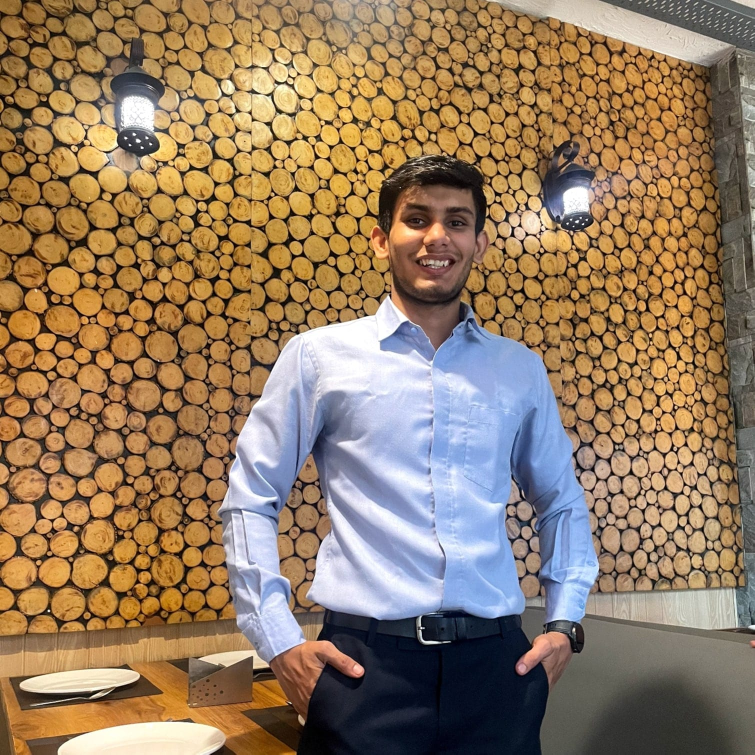
#> input picture tarun.jpeg, 1509 x 1509 px (shown at 1/2 size)
$ python opencv_Day_11.py
#> lines starting #> are read from the running program, lines starting #| are printed output that depends on the picture
# Importing necessary libraries
import cv2
import numpy as np

# Read the first image
img = cv2.imread('tarun.jpeg')
#> img is the input picture: shape (1509, 1509, 3); mean B, G, R 97.3, 123.5, 147.8
# Resize the first image to 512x512 pixels
img = cv2.resize(img, (512, 512))
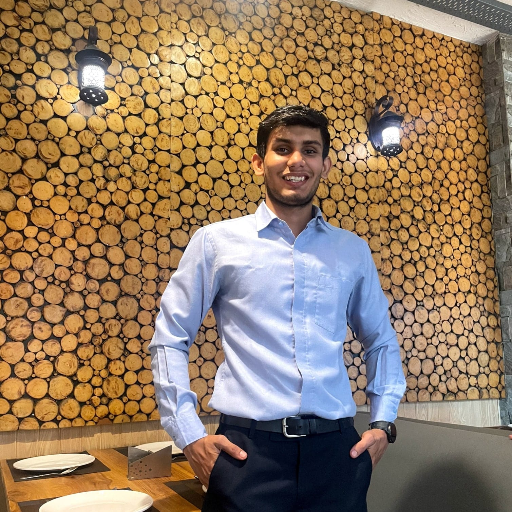
#> img: shape (512, 512, 3); mean B, G, R 97.1, 123.4, 147.7

# Read the second image
img2 = cv2.imread('nitin.jpeg')
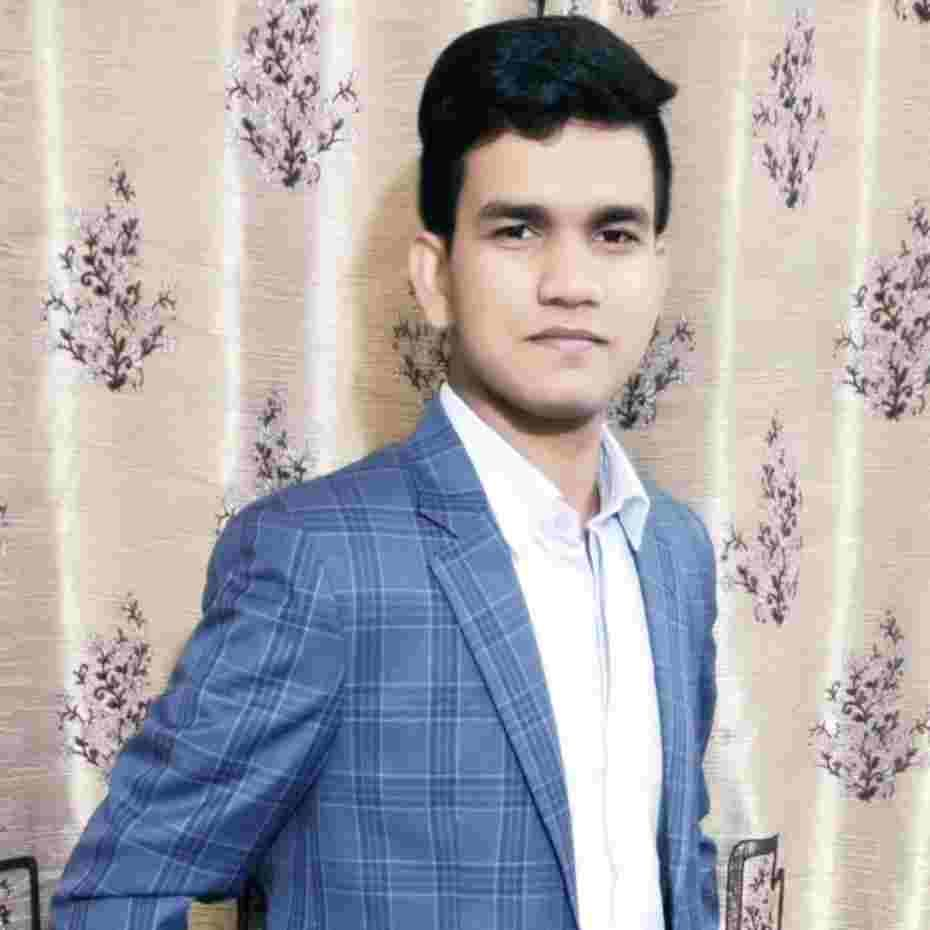
#> input picture nitin.jpeg, 930 x 930 px
#> img2 is the input picture: shape (930, 930, 3); mean B, G, R 173.4, 169.1, 172.7
# Resize the second image to 512x512 pixels
img2 = cv2.resize(img2, (512, 512))
#> img2: shape (512, 512, 3)

#bitand=cv2.bitwise_and(img,img2)
#bitor=cv2.bitwise_or(img,img2)
# Perform bitwise NOT operation on the first image
bitnot=cv2.bitwise_not(img)
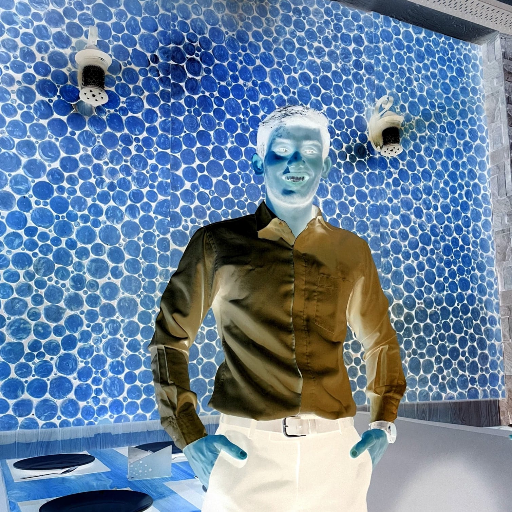
#> bitnot: shape (512, 512, 3); mean B, G, R 157.9, 131.6, 107.3
#bitxor=cv2.bitwise_xor(img,img2)

# Display the original and modified images
cv2.imshow('image1',img)
cv2.imshow('image2',img2)
#cv2.imshow('image',bitand)
#cv2.imshow('image',bitor)
cv2.imshow('image',bitnot)
#cv2.imshow('image',bitxor)

# Wait for a key event
cv2.waitKey(0)

# Close all OpenCV windows
cv2.destroyAllWindows()
